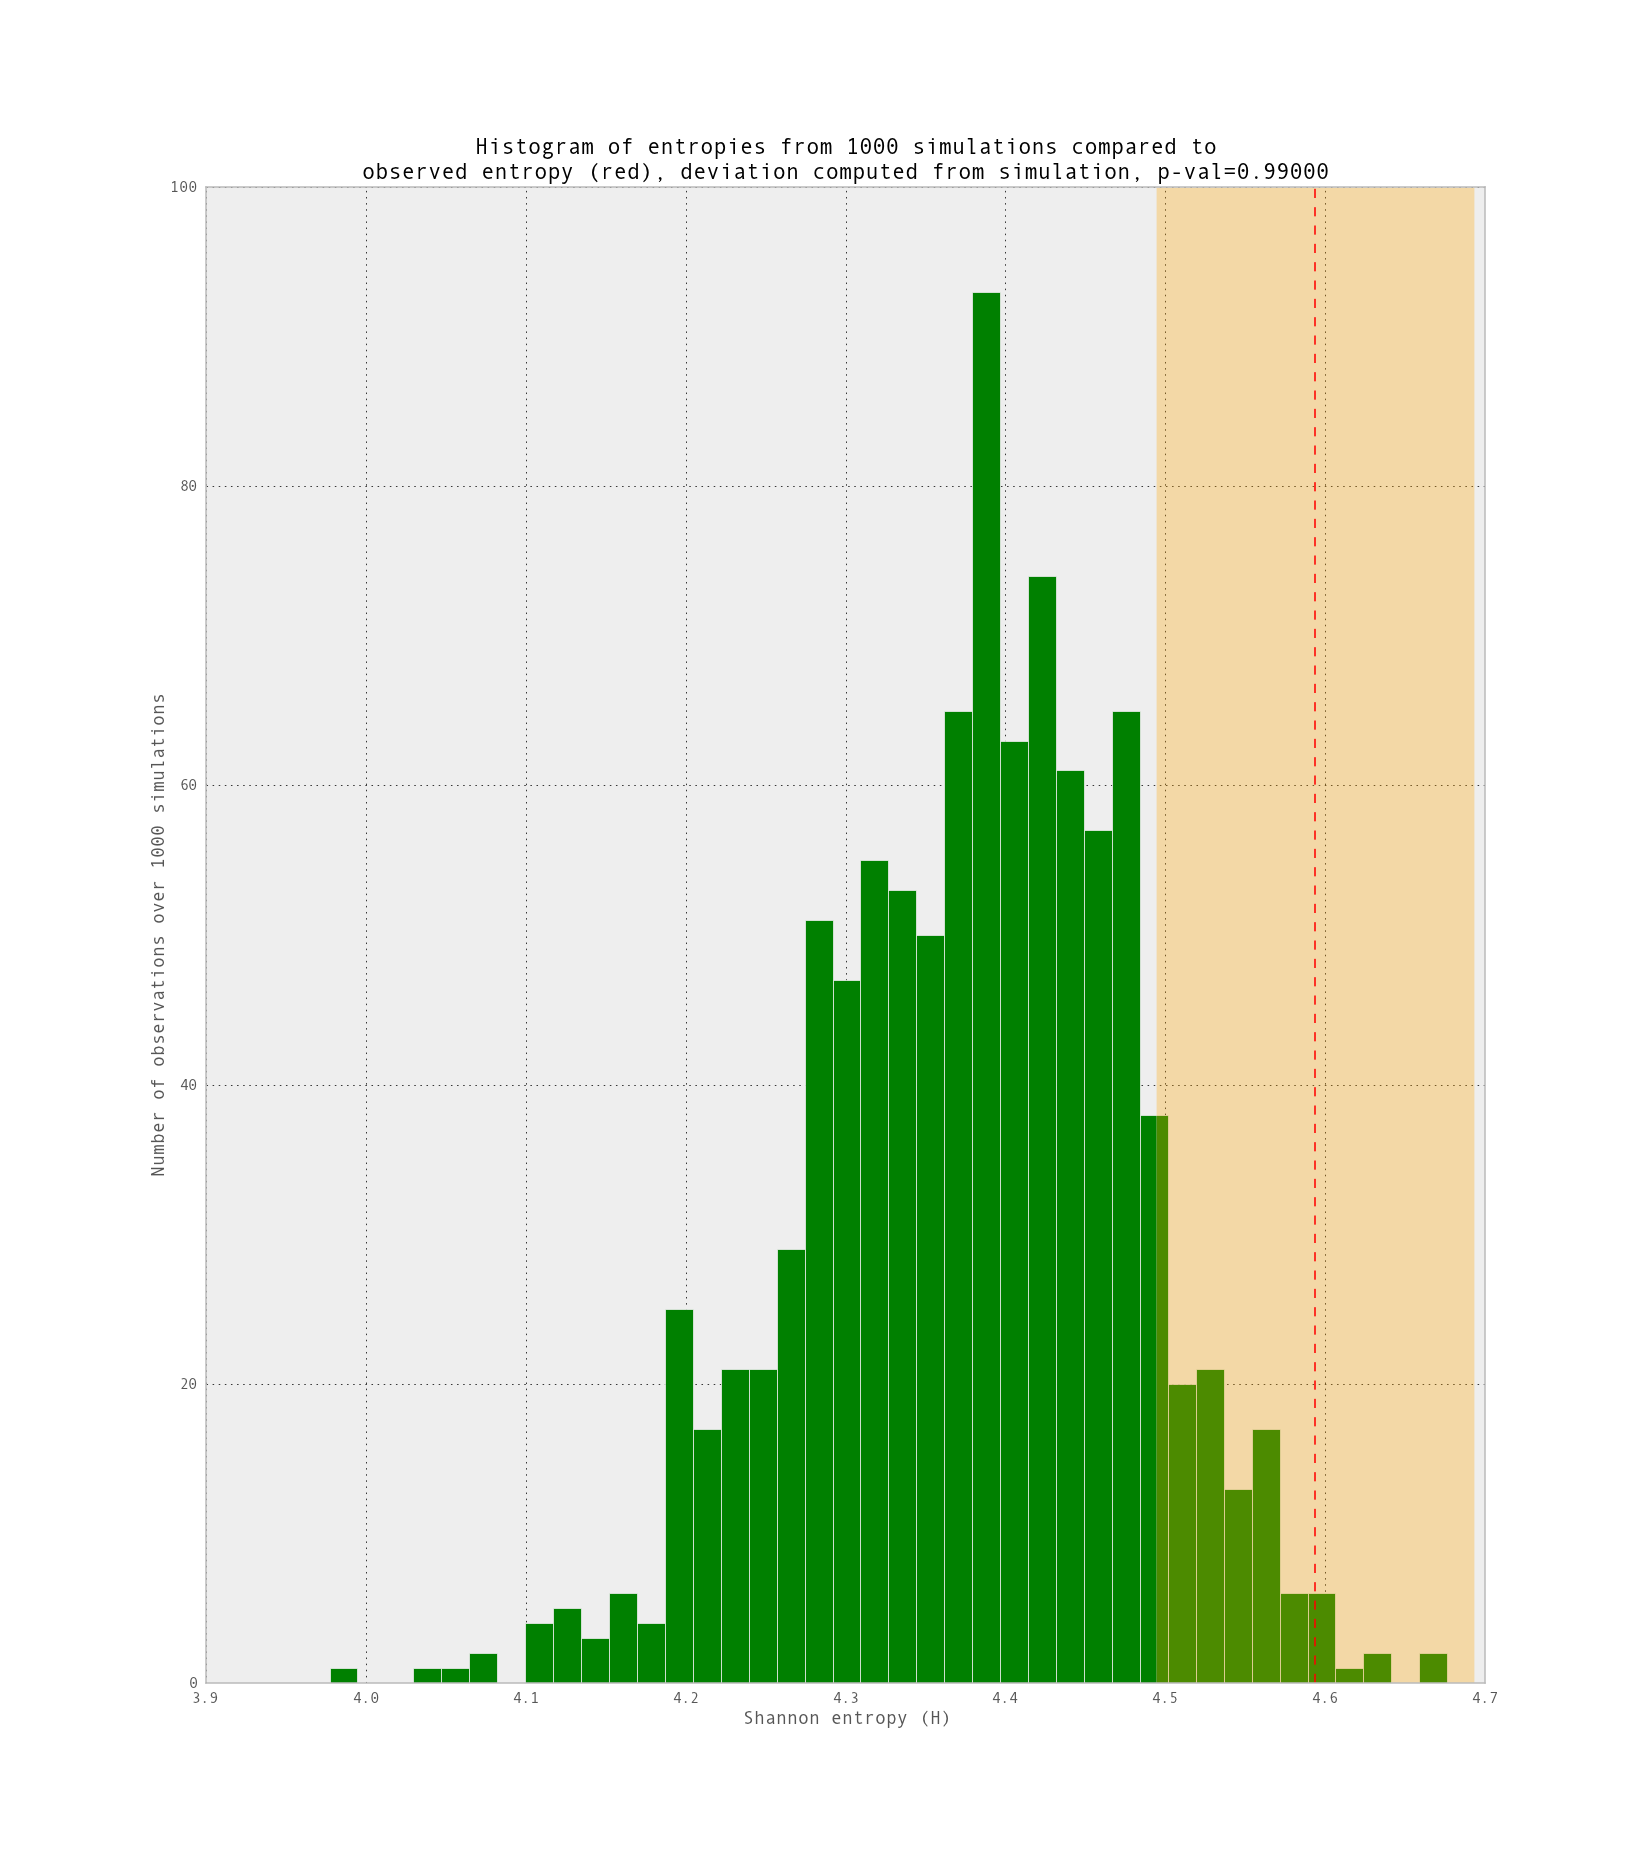

Python code for this plot:
import matplotlib
matplotlib.use('Agg')

from ecolopy_dev import Community
from ecolopy_dev.utils import draw_shannon_distrib

abd = Community('dataset_trial/bci_short.txt')
abd.fit_model('lognormal')
abd.set_current_model('lognormal')
pval, neut_h = abd.test_neutrality (model='lognormal',
                                    gens=1000, full=True)
draw_shannon_distrib(neut_h, abd.shannon, outfile='lala.png')



abd2 = Community('test2.txt')
abd2.fit_model('lognormal')
abd2.set_current_model('lognormal')
pval, neut_h = abd2.test_neutrality (model='lognormal',
                                     gens=1000, full=True)
draw_shannon_distrib(neut_h,abd2.shannon)


bci = Community('../dataset_trial/bci_full.txt')
bci.fit_model('lognormal')
bci.set_current_model('lognormal')

pval, bci_neut_h = bci.test_neutrality (model='lognormal',
                                        gens=1000, full=True)


print pval
draw_shannon_distrib(bci_neut_h,bci.shannon)

from scipy.stats import kstest, lognorm
import numpy as np
import pylab as plb

a = abd.abund
b = bci.abund
c = abd2.abund

a = np.array ([float(i) for i in a])
b = np.array ([float(i) for i in b])
c = np.array ([float(i) for i in c])

log_a = np.array ([np.log (i) for i in a])
log_b = np.array ([np.log (i) for i in b])
log_c = np.array ([np.log (i) for i in c])

log_a = (log_a-np.mean (log_a))/np.std (log_a)
log_b = (log_b-np.mean (log_b))/np.std (log_b)
log_c = (log_c-np.mean (log_c))/np.std (log_c)

print kstest (log_a, 'norm')
print kstest (log_b, 'norm')
print kstest (log_c, 'norm')

plb.hist (b)
plb.hist (log_b, bins=20)
plb.hist (a, bins=100)
plb.hist (log_a, bins=10)

shape, loc, scale = lognorm.fit(a)
rnd_a = lognorm.rvs(shape, scale=scale, loc=loc, size=len(a))
plb.hist(rnd_a, bins=20, alpha=0.5)
plb.hist(a, bins=20, color='r', alpha=0.5)

shape, loc, scale = lognorm.fit(c)
rnd_c = lognorm.rvs(shape, scale=scale, loc=loc, size=len(c))
plb.hist(rnd_c, bins=30, alpha=0.5)
plb.hist(c, bins=30, color='r', alpha=0.5)

shape, loc, scale = lognorm.fit(b)
rnd_b = lognorm.rvs(shape, scale=scale, loc=loc, size=len(b))
plb.hist(rnd_b, bins=20, alpha=0.5)
plb.hist(b, bins=20, color='r', alpha=0.5)

np.mean (b)
shape = np.std (b)

plb.show()
